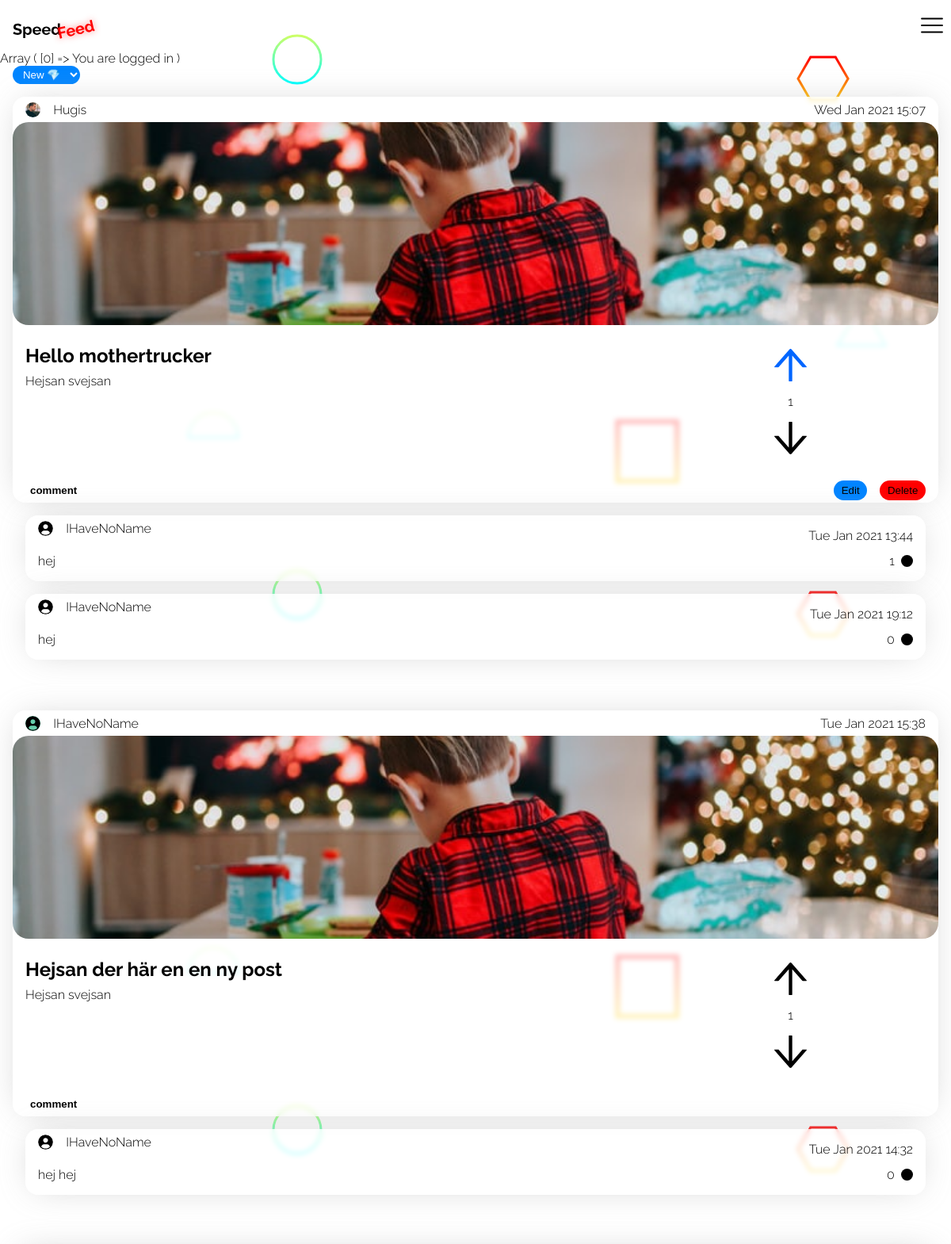
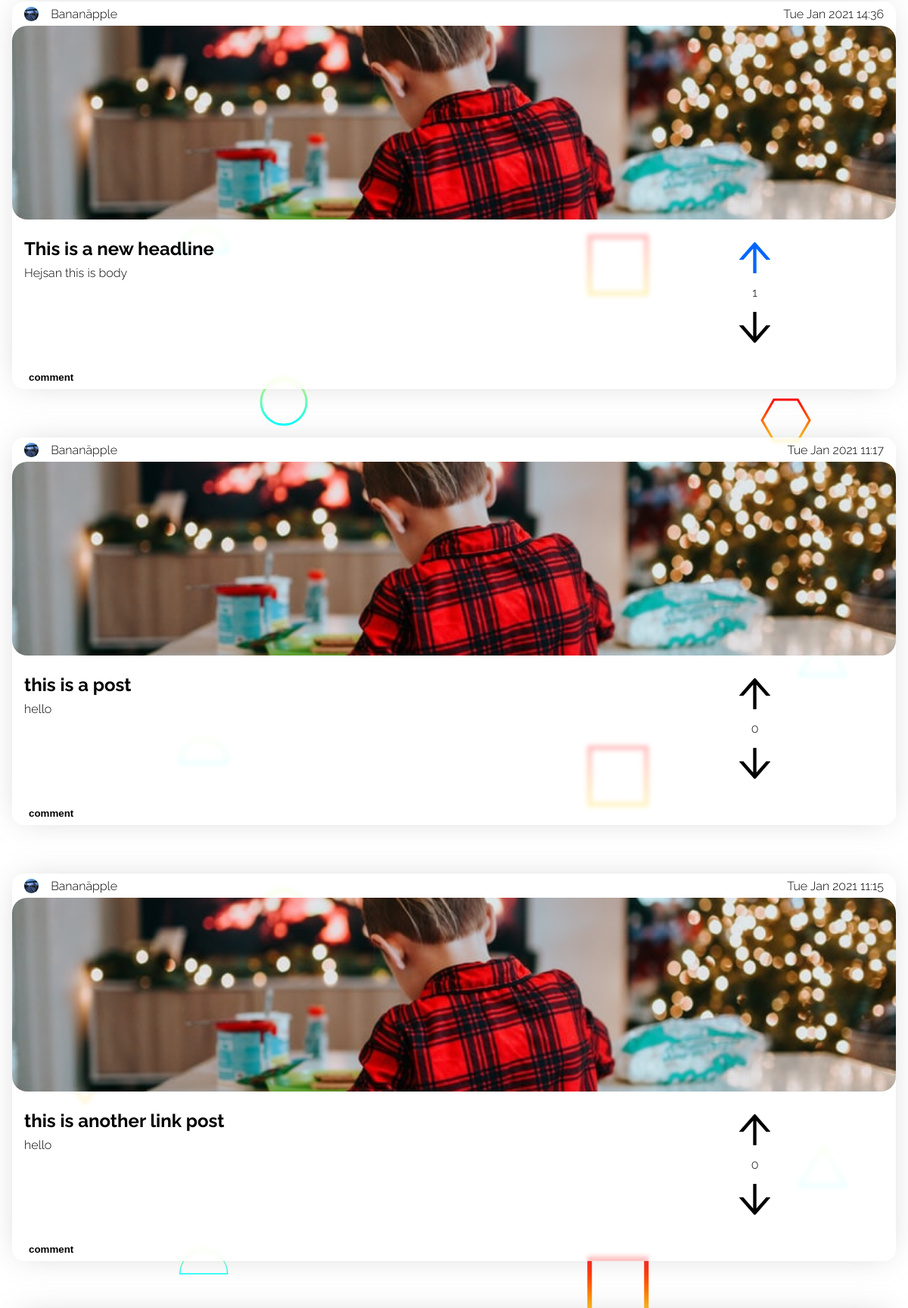
Screenshot of /views/index.php (signed in, upper part) with the database file from the repository (2 pictures, top to bottom).
### tables this page shows
CREATE TABLE "Users" ("id" integer,"name" varchar,"email" varchar,"avatar_path" varchar,"password_hash" varchar,"bio" text, "sort_by" varchar, PRIMARY KEY (id));

CREATE TABLE "Posts" ("id" integer,"user_id" int,"header" varchar,"body" text,"date" int, "color" varchar, "upDown" int, "link" varchar, PRIMARY KEY (id));

CREATE TABLE "Comments" ("id" integer,"user_id" int,"post_id" int,"body" text, "date" int, PRIMARY KEY (id));

### functions.php (called while the page is built, shortened)
<?php
function logMessage()
{
    $errorArray = [];
    if (count($_SESSION['message']) > 0) {
        foreach (($_SESSION['message']) as $message) {
            if ($message['type'] !== 3) {
                $errorArray[] = $message['message'];
            } else {
                $errorArray = [];
            }
        }
        if (count($errorArray) > 0) {
            print_r($errorArray);
        }
    }
}
function existUpvote($db, $commentid, $userid)
{
    $query = 'SELECT * FROM comment_likes WHERE comment_id = :comment_id AND user_id = :user_id';
    $statement = $db->prepare($query);
    $statement->bindParam(':comment_id', $commentid, PDO::PARAM_INT);
    $statement->bindParam(':user_id', $userid, PDO::PARAM_INT);
    $statement->execute();
    $upvote = $statement->fetch(PDO::FETCH_ASSOC);
    if ($upvote) {
        return true;
    } else {
        return false;
    }
}
function getUpvotes($db, $id): int
{
    $query = 'SELECT COUNT(*) FROM comment_likes WHERE comment_id = :comment_id';
    $statement = $db->prepare($query);
    $statement->bindParam(':comment_id', $id, PDO::PARAM_INT);
    $statement->execute();
    $upvotes = $statement->fetch(PDO::FETCH_ASSOC);
    return (int) $upvotes["COUNT(*)"];
}

### views/index.php (the view, shortened to what this page needs)
<?php
require('header.php');
require('../functions.php');
$db = new PDO('sqlite:../hacker_news_database.sqlite3');
if (isset($_SESSION['user'])) {
    $userId = $_SESSION['user']['id'];
    $stmt = $db->prepare("SELECT sort_by FROM Users where id = :userId");
    $stmt->bindParam(':userId', $userId);
    $stmt->execute();
    $data = $stmt->fetch(PDO::FETCH_ASSOC);
    $sort_by = $data['sort_by'];
} else {
    if (isset($_SESSION['sort'])) {
        $sort_by = $_SESSION['sort'];
    } else {
        $sort_by = 'new';
    }
}
if ($sort_by === 'new') {
    $result = $db->query("SELECT * FROM Posts ORDER BY \"date\" DESC LIMIT 30");
} else if ($sort_by === 'mostupvoted') {
    $result = $db->query("SELECT id, user_id, header, body, date, link, ifnull((select sum(up_down) from likes where posts.id=likes.post_id), 0) AS antallikes FROM Posts ORDER BY antallikes DESC LIMIT 30");
}
$posts = $result->fetchAll(PDO::FETCH_ASSOC);
?>
<body>
    <?php require('./nav.php') ?>
    <select class="sort-by" name="sort" id="">
        <option <?php if ($sort_by === 'new') {
                    echo 'selected';
                } ?>value="new">New 💎</option>
    </select>
    <?php foreach ($posts as $post) : ?>
        <?php
        $postId = $post['id'];
        $upvoteImage = '/images/upvote.svg';
        $downvoteImage = '/images/downvote.svg';
        if (isset($_SESSION['user'])) {
            $hasLikedResult = $db->query("SELECT * FROM Likes WHERE post_id = $postId AND user_id = $userId AND up_down = 1");
            $hasLikedData = $hasLikedResult->fetch(PDO::FETCH_ASSOC);
            if (isset($hasLikedData['id'])) {
                $hasLiked = true;
                $upvoteImage = '/images/upvoteActive.svg';
            } else {
                $hasLiked = false;
                $upvoteImage = '/images/upvote.svg';
            }
            $hasDislikedResult = $db->query("SELECT id FROM Likes WHERE post_id = $postId AND user_id = $userId AND up_down = -1");
            $hasDislikedData = $hasDislikedResult->fetch(PDO::FETCH_ASSOC);
            if (isset($hasDislikedData['id'])) {
                $hasDisliked = true;
                $downvoteImage = '/images/downvoteActive.svg';
            } else {
                $hasDisliked = false;
                $downvoteImage = '/images/downvote.svg';
            }
        }
        $commentResult = $db->query("SELECT * FROM Comments WHERE post_id = $postId");
        $comments = $commentResult->fetchAll(PDO::FETCH_ASSOC);
        $likesResult = $db->query("SELECT COUNT(user_id) AS 'likes' FROM Likes WHERE post_id = $postId AND up_down = 1");
        $likes = $likesResult->fetch(PDO::FETCH_ASSOC)['likes'];
        $dislikeResult = $db->query("SELECT COUNT(user_id) AS 'dislikes' FROM Likes WHERE post_id = $postId AND up_down = -1");
        $dislikes = $dislikeResult->fetch(PDO::FETCH_ASSOC)['dislikes'];
        $LikesSum = $likes - $dislikes;
        $postUserId = $post['user_id'];
        $result = $db->query("SELECT * FROM Users WHERE id = $postUserId");
        $user = $result->fetch(PDO::FETCH_ASSOC);
        isset($user['avatar_path']) ? $avatarPath = $user['avatar_path'] : $avatarPath = '/Account/uploads/default.svg';
        if (isset($user['name'])) {
            $userName = $user['name'];
        } else {
            $userName = 'IHaveNoName';
        }
        ?>
        <div data-postId="<?= $postId ?>" class="post id<?= $postId ?> post-group<?= $postId ?>">
            <div class="date-section">
                <div class="left">
                    <img src=<?= $avatarPath ?> alt="">
                    <p class="name"><?= $userName ?></p>
                </div>
                <div class="right">
                    <p class="date"><?= date('D M Y H:i', $post['date']) ?></p>
                </div>
            </div>
            <a href="<?= $post['link'] ?>">
                <div class="image-section">
                    <img src="/images/photo-1609050470947-f35aa6071497.jpeg" alt="">
                </div>
            </a>
            <div class="text-section">
                <div class="text-section-text">
                    <h2><?= $post['header'] ?></h2>
                    <p><?= $post['body'] ?></p>
                </div>
                <div class="text-section-vote" data-post="<?= $post['id'] ?>">
                    <div class="upvote-section img-container">
                        <img class="upvote <?= $hasLiked ? 'upvote-active' : 'upvoteInactive' ?>" src="<?= $upvoteImage ?>" alt="">
                    </div>
                    <p><?= $LikesSum ?></p>
                    <div class="downvote-section img-container">
                        <img class="downvote <?= $hasDisliked ? 'downvote-active' : 'downvoteInactive' ?>" src="<?= $downvoteImage ?>" alt="">
                    </div>
                </div>
            </div>
            <div class="bottom-section">
                <div class="left">
                    <button class="post-coment-button">comment</button>
                </div>
                <?php if (isset($_SESSION['user']) && $post['user_id'] === $_SESSION['user']['id']) : ?>
                    <div class="right">
                        <button class="post-edit-button">Edit</button>
                        <button class="post-delete-button">Delete</button>
                    </div>
                <?php endif ?>
            </div>
        </div>
        <?php foreach ($comments as $comment) : ?>
            <?php
            $commenter_id = $comment['user_id'];
            $result = $db->query("SELECT name FROM Users WHERE id = $commenter_id");
            $data = $result->fetch(PDO::FETCH_ASSOC);
            $commenter_name = $data['name'];
            $commentId = $comment['id'];
            $commenterId = $comment['user_id'];
            $result = $db->query("SELECT * FROM Users WHERE id = $commenterId");
            $commenter = $result->fetch(PDO::FETCH_ASSOC);
            $commentImageURL = $commenter['avatar_path'];
            isset($commenter['avatar_path']) ? $commentImageURL = $commenter['avatar_path'] : $commentImageURL = '/Account/uploads/default.svg';
            if (isset($commenter['name'])) {
                $commenter_name = $commenter['name'];
            } else {
                $commenter_name = 'IHaveNoName';
            }
            ?>
            <div data-postId="<?= $postId ?>" data-id="<?= $commentId ?>" class="comment post<?= $postId ?> post-group<?= $postId ?> comment-id<?= $commentId ?>">
                <div class="upper">
                    <div class="left">
                        <img src=<?= $commentImageURL ?> alt="">
                        <p class="name"><?= $commenter_name ?></p>
                    </div>
                    <div class="right">
                        <p class="date"><?= date('D M Y H:i', $comment['date']) ?></p>
                    </div>
                </div>
                <div class="lower">
                    <div class="left">
                        <p class="comment-paragraph"><?= $comment['body'] ?></p>
                    </div>
                    <div class="right">
                        <span class="vote-number" data-id="<?= $commentId; ?>"><?= getUpvotes($db, $commentId) ?></span>
                        <?php if (isset($_SESSION['user'])) : ?>
                            <form class="like-comment-form" action="/Account/like-comment.php" method="post">
                                <?php if (!existUpvote($db, $commentId, $_SESSION['user']['id'])) : ?>
                                    <button style="background-color: black;" value="submit" type="submit" class="like-comment-button" data-id="<?= $commentId; ?>"></button>
                                <?php else : ?>
                                    <button style="background-color: rgb(37, 104, 246);" value="submit" type="submit" class="like-comment-button" data-id="<?= $commentId; ?>"></button>
                                <?php endif; ?>
                            </form>
                        <?php else : ?>
                            <button style="background-color: black;" value="submit" type="submit" class="like-comment-button" data-id="<?= $commentId; ?>"></button>
                        <?php endif; ?>
                    </div>
                </div>
            </div>
        <?php endforeach ?>
    <?php endforeach ?>
</body>
<?php require('footer.php') ?>

### styles/posts.css (style rules this page uses)
:root { font-size: 16px; font-family: Raleway; --backdrop-blur: 3px; --post-background-color: rgba(255, 255, 255, 0.747); --box-shadow: 0px 0px 43px -12px rgba(184, 184, 184, 0.75); }
.post { background: var(--post-background-color); backdrop-filter: blur(var(--backdrop-blur)); max-width: 100%; display: flex; flex-direction: column; border-radius: 1rem; margin: 0rem 1rem 0rem 1rem; overflow: hidden; margin-bottom: 1rem; margin-top: 1rem; box-shadow: var(--box-shadow); }
.post:not(:first-of-type) { margin-top: 4rem; }
.date-section { height: 2rem; display: flex; justify-content: space-between; }
.date-section .left { display: flex; align-items: center; justify-content: center; margin-left: 1rem; height: 2rem; position: relative; }
.date-section .right { display: flex; flex-direction: row; height: 100%; margin-right: 1rem; position: relative; }
.date-section .left img { background: mediumaquamarine; height: 1.2rem; width: 1.2rem; border-radius: 50%; margin-right: 1rem; }
.date-section .right * { display: flex; align-items: center; justify-content: center; }
.date-section .left .name { display: flex; align-items: center; justify-content: center; }
.date-section .left .name { height: 100%; margin: 0; margin-right: 1rem; }
.date-section .right .date { height: 100%; margin: 0; }
.image-section { height: 16rem; width: 100%; overflow: hidden; }
.image-section img { position: relative; border-radius: 20px; height: 100%; width: 100%; object-fit: cover; }
.text-section { height: 10rem; display: flex; padding: 1rem; }
.text-section .text-section-text { width: 70%; }
.text-section .text-section-text h2 { margin: 0.5rem 0rem; }
.text-section .text-section-text p { margin: 0.5rem 0rem; }
.text-section .text-section-vote { width: 30%; display: flex; flex-direction: column; position: relative; }
.img-container { position: relative; width: 100%; margin: 0; flex-grow: 1; height: 40%; display: flex; justify-content: center; align-items: center; }
.text-section .text-section-vote img.upvote { height: 60%; width: auto; }
.text-section .text-section-vote p { position: relative; width: 100%; margin: 0; flex-grow: 1; display: flex; justify-content: center; align-items: center; }
.text-section .text-section-vote img.downvote { height: 60%; width: auto; }
.upvoteInactive { height: 60%; width: auto; }
.downvoteInactive { height: 60%; width: auto; }
.upvote-active { height: 60%; width: auto; }
.bottom-section { height: 2rem; display: flex; justify-content: space-between; }
.bottom-section .left { display: flex; justify-content: center; align-items: center; margin-left: 1rem; }
.bottom-section .right { display: flex; justify-content: space-between; align-items: center; margin-right: 1rem; }
.bottom-section .left button { border: none; background: none; font-weight: bold; outline: none; }
.bottom-section .right .edit-button, .post-edit-button { border-radius: 5rem; background-color: rgb(0, 132, 255); appearance: none; border: none; margin-right: 1rem; padding: 0.3rem 0.6rem; }
.bottom-section .right .delete-button, .post-delete-button { border-radius: 5rem; background-color: rgb(255, 0, 0); appearance: none; padding: 0.3rem 0.6rem; border: none; }
.comment { position: relative; display: flex; flex-direction: column; border-radius: 1rem; margin: 0rem 2rem 1rem 2rem; flex-grow: 1; margin-bottom: 1rem; overflow: hidden; background: var(--post-background-color); backdrop-filter: blur(var(--backdrop-blur)); box-shadow: var(--box-shadow); }
.comment .upper { height: 2rem; display: flex; justify-content: space-between; }
.comment .upper .right { margin-right: 1rem; }
.comment .upper .left { display: flex; justify-content: space-between; align-items: center; margin-left: 1rem; }
.comment .upper .left img { height: 1.2rem; width: 1.2rem; border-radius: 50%; }
.comment .upper .left .name { margin-left: 1rem; }
.comment .lower { display: flex; justify-content: space-between; }
.comment .lower .right { display: flex; justify-content: center; align-items: center; margin-right: 1rem; }
.comment .lower .left { margin-left: 1rem; }
.like-comment-button { height: 15px; width: 15px; border: none; border-radius: 50%; margin-top: 3px; margin-left: 0.2rem; }
.vote-number { padding: 5px; }

### styles/main.css (style rules this page uses)
body { margin: 4rem 0 0 0; padding: 0; width: 100vw; background: url(/images/Scattered-Forcefields.svg); background-attachment: fixed; }

### rows the page displays
users: sort "New 💎"
posts: user.avatar_path (picture), user.name "Hugis", date "Wed Jan 2021 15:07", header "Hello mothertrucker", body "Hejsan svejsan", LikesSum "1", shows "Edit"
comments: user.name "IHaveNoName", date "Tue Jan 2021 13:44", body "hej", commentId "1"
comments: commenter_name "IHaveNoName", date "Tue Jan 2021 19:12", body "hej", commentId "0"
posts: shows a picture, user.name "IHaveNoName", date "Tue Jan 2021 15:38", header "Hejsan der här en en ny post", body "Hejsan svejsan", LikesSum "1"
comments: user.name "IHaveNoName", date "Tue Jan 2021 14:32", body "hej hej", commentId "0"
posts: user.avatar_path (picture), user.name "Bananäpple", date "Tue Jan 2021 14:36", header "This is a new headline", body "Hejsan this is body", LikesSum "1"
posts: user.avatar_path (picture), user.name "Bananäpple", date "Tue Jan 2021 11:17", header "this is a post", body "hello", LikesSum "0"
posts: user.avatar_path (picture), user.name "Bananäpple", date "Tue Jan 2021 11:15", header "this is another link post", body "hello", LikesSum "0"
